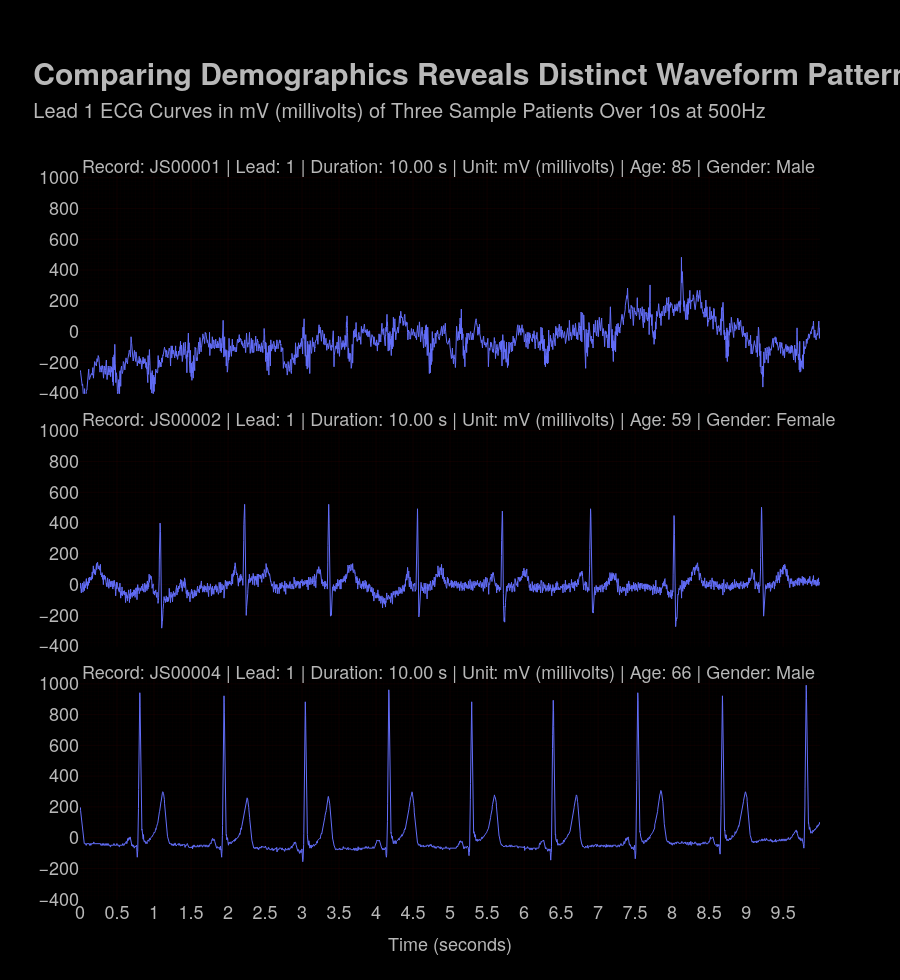

The cell this chart's notebook holds for it:
### Code cell
# CELL GUIDE:
# Purpose: Plot lead-I ECG traces for three records with a shared visual style.
# Workflow:
# 1. Plot lead-I ECG traces for three records with a shared visual style.
# 2. sample_indices = [0, 1, 2]
# 3. lead_idx = 0
# 4. sampling_rate_hz = 500
# 5. signal_unit = "mV"
# 6. text_gray = graph_formatting["color_text"]

# Plot lead-I ECG traces for three records with a shared visual style.
sample_indices = [0, 1, 2]
lead_idx = 0
sampling_rate_hz = 500
signal_unit = "mV"

text_gray = graph_formatting["color_text"]
grid_red = graph_formatting["color_grid"]
minor_red = "#2a0000"
bg_black = graph_formatting["color_background"]

def get_age_sex(hea_path: Path):
    # Pull optional demographic fields from header; default to 'Unknown' when absent.
    fields = read_header_fields(hea_path, ["Age", "Sex"])
    return fields.get("Age") or "Unknown", fields.get("Sex") or "Unknown"

n_samples = ecg_data["signals"].shape[2]
time_seconds = np.arange(n_samples) / sampling_rate_hz
fig = make_subplots(rows=3, cols=1, shared_xaxes=True, vertical_spacing=0.04)

for row_idx, sample_idx in enumerate(sample_indices, start=1):
    meta_row = ecg_data["metadata"].iloc[sample_idx]
    signal = ecg_data["signals"][sample_idx, lead_idx, :]
    duration_seconds = meta_row["n_samples"] / sampling_rate_hz
    hea_path = (root_dir / Path(meta_row["relative_path"]).with_suffix(".hea"))
    age, sex = get_age_sex(hea_path)

    subtitle = (
        f"Record: {meta_row['record_id']} | Lead: {lead_idx + 1} | Duration: {duration_seconds:.2f} s | "
        f"Unit: {signal_unit} (millivolts) | Age: {age} | Gender: {sex}"
    )

    fig.add_trace(
        go.Scatter(
            x=time_seconds,
            y=signal,
            mode="lines",
            line=dict(width=1.0, color=graph_formatting["color_line"]),
            hovertemplate="Time: %{x:.3f} s<br>Signal Strength: %{y:.2f} mV<extra></extra>",
            showlegend=False,
        ),
        row=row_idx,
        col=1,
    )

# NOTE: Configure y-axis semantics and formatting for accurate interpretation.
    fig.update_yaxes(
        title_font=dict(family=graph_formatting["font_family"], size=graph_formatting["font_size_axis"], color=text_gray),
        tickfont=dict(family=graph_formatting["font_family"], size=graph_formatting["font_size_axis"], color=text_gray),
        range=[-405, 1050],
        showgrid=True,
        gridcolor=grid_red,
        gridwidth=0.2,
        dtick=200,
        minor=dict(showgrid=True, gridcolor=minor_red, gridwidth=0.1, dtick=25),
        zeroline=False,
        row=row_idx,
        col=1,
    )

    fig.add_annotation(
        x=0,
        y=1.09,
        xref="x domain",
        yref="y domain",
        text=subtitle,
        showarrow=False,
        xanchor="left",
        align="left",
        font=dict(family=graph_formatting["font_family"], size=graph_formatting["font_size_subtitle"], color=text_gray),
        row=row_idx,
        col=1,
    )

# NOTE: Configure x-axis semantics and formatting for accurate interpretation.
fig.update_xaxes(
    tickfont=dict(family=graph_formatting["font_family"], size=graph_formatting["font_size_axis"], color=text_gray),
    showgrid=True,
    gridcolor=grid_red,
    gridwidth=0.2,
    dtick=0.5,
    minor=dict(showgrid=True, gridcolor=minor_red, gridwidth=0.1, dtick=0.05),
    zeroline=False,
)
# NOTE: Configure x-axis semantics and formatting for accurate interpretation.
fig.update_xaxes(
    title_text="Time (seconds)",
    title_font=dict(family=graph_formatting["font_family"], size=graph_formatting["font_size_axis"], color=text_gray),
    row=3,
    col=1,
)
# NOTE: Apply global styling (title, typography, spacing, colors) for readability consistency.
fig.update_layout(
    title=dict(
        text=(
            "<span style='font-size:30px;font-weight:bold;'>    Comparing Demographics Reveals Distinct Waveform Patterns Across Patients</span>"
            "<br><span style='font-size:20px;font-weight: normal;'>      Lead 1 ECG Curves in mV (millivolts) of Three Sample Patients Over 10s at 500Hz</span>"
        ),
        x=0,
        xanchor="left",
        pad=dict(t=50),
    ),
    hovermode="x unified",
    font=dict(family=graph_formatting["font_family"], size=graph_formatting["font_size_base"], color=text_gray),
    hoverlabel=dict(font=dict(family=graph_formatting["font_family"], size=graph_formatting["font_size_axis"], color=text_gray)),
    paper_bgcolor=bg_black,
    plot_bgcolor=bg_black,
    margin=dict(
        t=graph_formatting["margin_top"],
        r=graph_formatting["margin_right"],
        b=graph_formatting["margin_bottom"],
        l=graph_formatting["margin_left"],
    ),
    height=980,
)

fig.show()

### Figure 1 — Plotly figure (JSON) as saved in the notebook; plotly's stock layout.template omitted (floating-point values rounded to 4 significant figures; data arrays with more than 128 entries replaced by an {"elided": "..."} marker saying what was removed)
{"data": [{"hovertemplate": "Time: %{x:.3f} s<br>Signal Strength: %{y:.2f} mV<extra></extra>", "line": {"color": "#636EFA", "width": 1}, "mode": "lines", "showlegend": false, "type": "scatter", "x": {"elided": "5000 float values"}, "xaxis": "x", "y": {"elided": "5000 int values"}, "yaxis": "y"}, {"hovertemplate": "Time: %{x:.3f} s<br>Signal Strength: %{y:.2f} mV<extra></extra>", "line": {"color": "#636EFA", "width": 1}, "mode": "lines", "showlegend": false, "type": "scatter", "x": {"elided": "5000 float values"}, "xaxis": "x2", "y": {"elided": "5000 int values"}, "yaxis": "y2"}, {"hovertemplate": "Time: %{x:.3f} s<br>Signal Strength: %{y:.2f} mV<extra></extra>", "line": {"color": "#636EFA", "width": 1}, "mode": "lines", "showlegend": false, "type": "scatter", "x": {"elided": "5000 float values"}, "xaxis": "x3", "y": {"elided": "5000 int values"}, "yaxis": "y3"}], "layout": {"annotations": [{"align": "left", "font": {"color": "#b8b8b8", "family": "Helvetica Neue", "size": 18}, "showarrow": false, "text": "Record: JS00001 | Lead: 1 | Duration: 10.00 s | Unit: mV (millivolts) | Age: 85 | Gender: Male", "x": 0, "xanchor": "left", "xref": "x domain", "y": 1.09, "yref": "y domain"}, {"align": "left", "font": {"color": "#b8b8b8", "family": "Helvetica Neue", "size": 18}, "showarrow": false, "text": "Record: JS00002 | Lead: 1 | Duration: 10.00 s | Unit: mV (millivolts) | Age: 59 | Gender: Female", "x": 0, "xanchor": "left", "xref": "x2 domain", "y": 1.09, "yref": "y2 domain"}, {"align": "left", "font": {"color": "#b8b8b8", "family": "Helvetica Neue", "size": 18}, "showarrow": false, "text": "Record: JS00004 | Lead: 1 | Duration: 10.00 s | Unit: mV (millivolts) | Age: 66 | Gender: Male", "x": 0, "xanchor": "left", "xref": "x3 domain", "y": 1.09, "yref": "y3 domain"}], "font": {"color": "#b8b8b8", "family": "Helvetica Neue", "size": 18}, "height": 980, "hoverlabel": {"font": {"color": "#b8b8b8", "family": "Helvetica Neue", "size": 18}}, "hovermode": "x unified", "margin": {"b": 80, "l": 80, "r": 80, "t": 170}, "paper_bgcolor": "#000000", "plot_bgcolor": "#000000", "title": {"pad": {"t": 50}, "text": "<span style='font-size:30px;font-weight:bold;'>    Comparing Demographics Reveals Distinct Waveform Patterns Across Patients</span><br><span style='font-size:20px;font-weight: normal;'>      Lead 1 ECG Curves in mV (millivolts) of Three Sample Patients Over 10s at 500Hz</span>", "x": 0, "xanchor": "left"}, "xaxis": {"anchor": "y", "domain": [0, 1], "dtick": 0.5, "gridcolor": "#4a0000", "gridwidth": 0.2, "matches": "x3", "minor": {"dtick": 0.05, "gridcolor": "#2a0000", "gridwidth": 0.1, "showgrid": true}, "showgrid": true, "showticklabels": false, "tickfont": {"color": "#b8b8b8", "family": "Helvetica Neue", "size": 18}, "zeroline": false}, "xaxis2": {"anchor": "y2", "domain": [0, 1], "dtick": 0.5, "gridcolor": "#4a0000", "gridwidth": 0.2, "matches": "x3", "minor": {"dtick": 0.05, "gridcolor": "#2a0000", "gridwidth": 0.1, "showgrid": true}, "showgrid": true, "showticklabels": false, "tickfont": {"color": "#b8b8b8", "family": "Helvetica Neue", "size": 18}, "zeroline": false}, "xaxis3": {"anchor": "y3", "domain": [0, 1], "dtick": 0.5, "gridcolor": "#4a0000", "gridwidth": 0.2, "minor": {"dtick": 0.05, "gridcolor": "#2a0000", "gridwidth": 0.1, "showgrid": true}, "showgrid": true, "tickfont": {"color": "#b8b8b8", "family": "Helvetica Neue", "size": 18}, "title": {"font": {"color": "#b8b8b8", "family": "Helvetica Neue", "size": 18}, "text": "Time (seconds)"}, "zeroline": false}, "yaxis": {"anchor": "x", "domain": [0.6933, 1], "dtick": 200, "gridcolor": "#4a0000", "gridwidth": 0.2, "minor": {"dtick": 25, "gridcolor": "#2a0000", "gridwidth": 0.1, "showgrid": true}, "range": [-405, 1050], "showgrid": true, "tickfont": {"color": "#b8b8b8", "family": "Helvetica Neue", "size": 18}, "title": {"font": {"color": "#b8b8b8", "family": "Helvetica Neue", "size": 18}}, "zeroline": false}, "yaxis2": {"anchor": "x2", "domain": [0.3467, 0.6533], "dtick": 200, "gridcolor": "#4a0000", "gridwidth": 0.2, "minor": {"dtick": 25, "gridcolor": "#2a0000", "gridwidth": 0.1, "showgrid": true}, "range": [-405, 1050], "showgrid": true, "tickfont": {"color": "#b8b8b8", "family": "Helvetica Neue", "size": 18}, "title": {"font": {"color": "#b8b8b8", "family": "Helvetica Neue", "size": 18}}, "zeroline": false}, "yaxis3": {"anchor": "x3", "domain": [0, 0.3067], "dtick": 200, "gridcolor": "#4a0000", "gridwidth": 0.2, "minor": {"dtick": 25, "gridcolor": "#2a0000", "gridwidth": 0.1, "showgrid": true}, "range": [-405, 1050], "showgrid": true, "tickfont": {"color": "#b8b8b8", "family": "Helvetica Neue", "size": 18}, "title": {"font": {"color": "#b8b8b8", "family": "Helvetica Neue", "size": 18}}, "zeroline": false}}}
